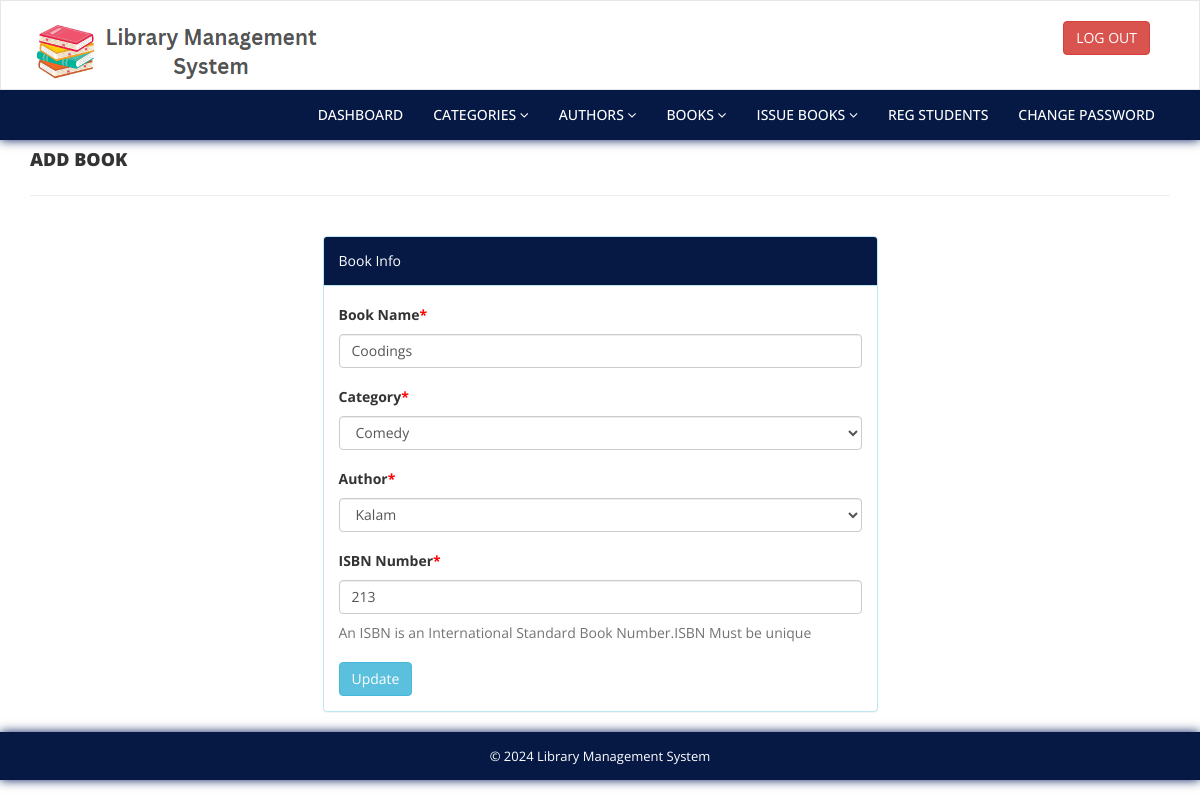
The page /admin/edit-book.php?bookid=7 (signed in) on the database its author committed.
### tables this page shows
CREATE TABLE `tblbooks` (
  `id` int(11) NOT NULL,
  `BookName` varchar(255) DEFAULT NULL,
  `CatId` int(11) DEFAULT NULL,
  `AuthorId` int(11) DEFAULT NULL,
  `ISBNNumber` int(11) DEFAULT NULL,
  `RegDate` timestamp NULL DEFAULT current_timestamp(),
  `UpdationDate` timestamp NULL DEFAULT NULL ON UPDATE current_timestamp()
);

CREATE TABLE `tblcategory` (
  `id` int(11) NOT NULL,
  `CategoryName` varchar(150) DEFAULT NULL,
  `Status` int(1) DEFAULT NULL,
  `CreationDate` timestamp NULL DEFAULT current_timestamp(),
  `UpdationDate` timestamp NULL DEFAULT '0000-00-00 00:00:00' ON UPDATE current_timestamp()
);

CREATE TABLE `tblauthors` (
  `id` int(11) NOT NULL,
  `AuthorName` varchar(159) DEFAULT NULL,
  `creationDate` timestamp NULL DEFAULT current_timestamp(),
  `UpdationDate` timestamp NULL DEFAULT NULL ON UPDATE current_timestamp()
);

### admin/edit-book.php (the view, shortened to what this page needs)
<?php
include('includes/config.php');
if(strlen($_SESSION['alogin'])==0)
    {
header('location:index.php');
}
else{
?>
<!DOCTYPE html>
<html xmlns="http://www.w3.org/1999/xhtml">
<head>
    <link href="assets/css/bootstrap.css" rel="stylesheet" />
    <link href="assets/css/font-awesome.css" rel="stylesheet" />
    <link href="assets/css/style.css" rel="stylesheet" />
</head>
<body>
<?php include('includes/header.php');?>
    <div class="content-wra
    <div class="content-wrapper">
         <div class="container">
        <div class="row pad-botm">
            <div class="col-md-12">
                <h4 class="header-line">Add Book</h4>
                            </div>
</div>
<div class="row">
<div class="col-md-6 col-sm-6 col-xs-12 col-md-offset-3"">
<div class="panel panel-info">
<div class="panel-heading">
Book Info
</div>
<div class="panel-body">
<form role="form" method="post">
<?php
$bookid=intval($_GET['bookid']);
$sql = "SELECT tblbooks.BookName,tblcategory.CategoryName,tblcategory.id as cid,tblauthors.AuthorName,tblauthors.id as athrid,tblbooks.ISBNNumber,tblbooks.id as bookid from  tblbooks join tblcategory on tblcategory.id=tblbooks.CatId join tblauthors on tblauthors.id=tblbooks.AuthorId where tblbooks.id=:bookid";
$query = $dbh -> prepare($sql);
$query->bindParam(':bookid',$bookid,PDO::PARAM_STR);
$query->execute();
$results=$query->fetchAll(PDO::FETCH_OBJ);
if($query->rowCount() > 0)
{
foreach($results as $result)
{               ?>
<div class="form-group">
<label>Book Name<span style="color:red;">*</span></label>
<input class="form-control" type="text" name="bookname" value="<?php echo htmlentities($result->BookName);?>" required />
</div>
<div class="form-group">
<label> Category<span style="color:red;">*</span></label>
<select class="form-control" name="category" required="required">
<option value="<?php echo htmlentities($result->cid);?>"> <?php echo htmlentities($catname=$result->CategoryName);?></option>
</select>
</div>
<div class="form-group">
<label> Author<span style="color:red;">*</span></label>
<select class="form-control" name="author" required="required">
<option value="<?php echo htmlentities($result->athrid);?>"> <?php echo htmlentities($athrname=$result->AuthorName);?></option>
</select>
</div>
<div class="form-group">
<label>ISBN Number<span style="color:red;">*</span></label>
<input class="form-control" type="text" name="isbn" value="<?php echo htmlentities($result->ISBNNumber);?>"  required="required" />
<p class="help-block">An ISBN is an International Standard Book Number.ISBN Must be unique</p>
</div>
 <?php }} ?>
<button type="submit" name="update" class="btn btn-info">Update </button>
                                    </form>
                            </div>
                        </div>
                            </div>
        </div>
    </div>
    </div>
  <?php include('includes/footer.php');?>
</body>
</html>
<?php } ?>

### admin/assets/css/style.css (style rules this page uses)
.header-line { font-weight: 900; padding-bottom: 25px; border-bottom: 1px solid #eeeeee; text-transform: uppercase; }
.pad-botm { padding-bottom: 30px; }
.panel-heading { background-color: #051944 !important; color: white !important; }

### rows shown on the page
tblbooks: bookname "Coodings", category "Comedy", author "Kalam", isbn "213"
